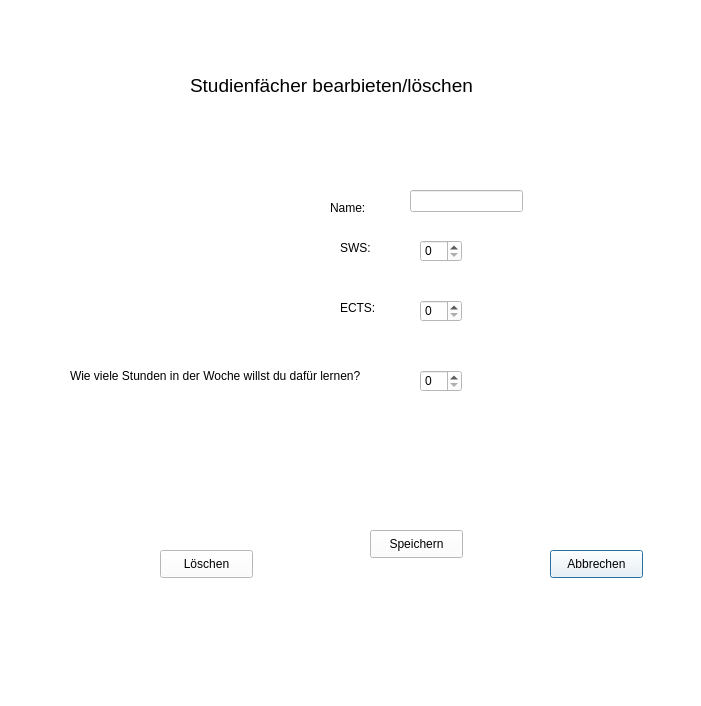
<?xml version="1.0" encoding="UTF-8"?>
<ui version="4.0">
 <class>Studifaecher_verwalten</class>
 <widget class="QDialog" name="Studifaecher_verwalten">
  <property name="geometry">
   <rect>
    <x>0</x>
    <y>0</y>
    <width>701</width>
    <height>706</height>
   </rect>
  </property>
  <property name="windowTitle">
   <string>Dialog</string>
  </property>
  <property name="styleSheet">
   <string notr="true">background-color: rgb(255, 255, 255);</string>
  </property>
  <widget class="QLineEdit" name="ID">
   <property name="geometry">
    <rect>
     <x>420</x>
     <y>190</y>
     <width>71</width>
     <height>20</height>
    </rect>
   </property>
  </widget>
  <widget class="QSpinBox" name="sws">
   <property name="geometry">
    <rect>
     <x>420</x>
     <y>240</y>
     <width>42</width>
     <height>22</height>
    </rect>
   </property>
  </widget>
  <widget class="QSpinBox" name="ects">
   <property name="geometry">
    <rect>
     <x>420</x>
     <y>300</y>
     <width>42</width>
     <height>22</height>
    </rect>
   </property>
  </widget>
  <widget class="QSpinBox" name="stunden">
   <property name="geometry">
    <rect>
     <x>420</x>
     <y>370</y>
     <width>42</width>
     <height>22</height>
    </rect>
   </property>
  </widget>
  <widget class="QLabel" name="label_2">
   <property name="geometry">
    <rect>
     <x>70</x>
     <y>360</y>
     <width>321</width>
     <height>31</height>
    </rect>
   </property>
   <property name="text">
    <string>Wie viele Stunden in der Woche willst du dafür lernen?</string>
   </property>
  </widget>
  <widget class="QLabel" name="label_3">
   <property name="geometry">
    <rect>
     <x>340</x>
     <y>300</y>
     <width>55</width>
     <height>16</height>
    </rect>
   </property>
   <property name="text">
    <string>ECTS:</string>
   </property>
  </widget>
  <widget class="QLabel" name="label_4">
   <property name="geometry">
    <rect>
     <x>340</x>
     <y>240</y>
     <width>55</width>
     <height>16</height>
    </rect>
   </property>
   <property name="text">
    <string>SWS:</string>
   </property>
  </widget>
  <widget class="QLineEdit" name="name">
   <property name="geometry">
    <rect>
     <x>410</x>
     <y>190</y>
     <width>113</width>
     <height>22</height>
    </rect>
   </property>
  </widget>
  <widget class="QLabel" name="label_5">
   <property name="geometry">
    <rect>
     <x>330</x>
     <y>200</y>
     <width>55</width>
     <height>16</height>
    </rect>
   </property>
   <property name="text">
    <string>Name:</string>
   </property>
  </widget>
  <widget class="QPushButton" name="abbrechen">
   <property name="geometry">
    <rect>
     <x>550</x>
     <y>550</y>
     <width>93</width>
     <height>28</height>
    </rect>
   </property>
   <property name="text">
    <string>Abbrechen</string>
   </property>
  </widget>
  <widget class="QPushButton" name="speichern">
   <property name="geometry">
    <rect>
     <x>370</x>
     <y>530</y>
     <width>93</width>
     <height>28</height>
    </rect>
   </property>
   <property name="text">
    <string>Speichern</string>
   </property>
  </widget>
  <widget class="QPushButton" name="loeschen">
   <property name="geometry">
    <rect>
     <x>160</x>
     <y>550</y>
     <width>93</width>
     <height>28</height>
    </rect>
   </property>
   <property name="text">
    <string>Löschen</string>
   </property>
  </widget>
  <widget class="QLabel" name="label">
   <property name="geometry">
    <rect>
     <x>190</x>
     <y>50</y>
     <width>381</width>
     <height>71</height>
    </rect>
   </property>
   <property name="text">
    <string>&lt;html&gt;&lt;head/&gt;&lt;body&gt;&lt;p&gt;&lt;span style=&quot; font-size:14pt;&quot;&gt;Studienfächer bearbieten/löschen&lt;/span&gt;&lt;/p&gt;&lt;/body&gt;&lt;/html&gt;</string>
   </property>
  </widget>
 </widget>
 <resources/>
 <connections/>
</ui>
